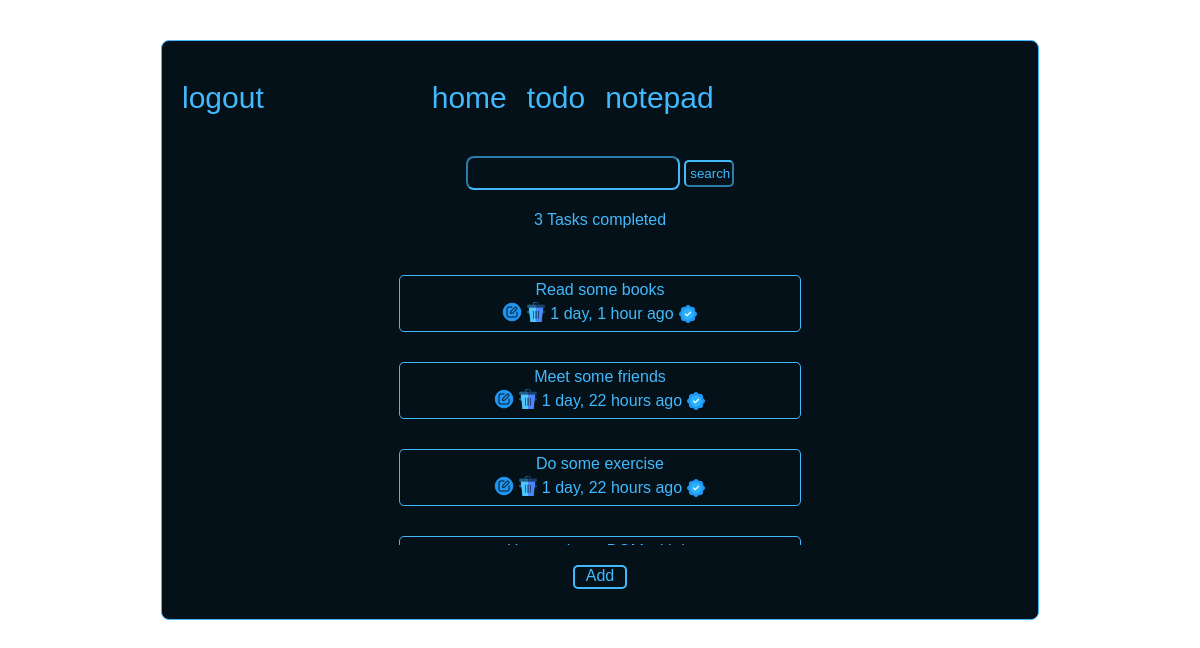
The page /todolist/ (signed in) on the database its author committed.
### base/models.py (models this page shows)
class Todo(models.Model):
    host = models.ForeignKey(User, on_delete=models.CASCADE)
    title = models.CharField(max_length=255)
    completed = models.BooleanField(default=False)
    created = models.DateTimeField(auto_now_add=True)
    updated = models.DateTimeField(auto_now=True)
    class Meta:ordering = ['-created', '-updated']
    def __str__(self): return self.title

### base/views.py (the view)
# urls.py: path('todolist/', Todolist.as_view(), name='todotasks'),
class Todolist(ListView, LoginRequiredMixin):
    model = Todo
    context_object_name = 'todos'
    def get_context_data(self, **kwargs):
        context = super().get_context_data(**kwargs)
        context['todos'] = context['todos'].filter(host=self.request.user)
        context['count'] = context['todos'].filter(completed=True).count()
        input_search = self.request.GET.get('q') if self.request.GET.get("q") != None else None
        if input_search:
            context['todos'] = context['todos'].filter(
                title__contains=input_search)
        context['input_search'] = input_search
        return context

### base/templates/base/todo_list.html
{% extends 'main.html' %}
{% block content %}
    <div class='container-content'>
        {% include 'navBar.html' %}
        {%include 'searchBar.html'%}
        <div class='indicate'>
        {% if count == 0 %}
            <p >No task completed</p>
        {%elif  count == 1 %}
             <p > {{count}} Task completed</p>
        {%else%}
            <p > {{count}} Tasks completed</p>
        {%endif%}
        </div>
        <div class="container-container">
            {% for todo in todos%}
                {% load static %}
                <div class='div-container'>
                    {{todo | capfirst}}
                    {% if request.user.is_authenticated%}
                    <div class="img-container">
                        <a href="{% url 'todoUpdate' todo.id%}"><img src="{% static 'images/edit (1).png'%}" id="img1"/></a>
                        <a href="{% url 'tododelete' todo.id%}"><img src="{% static 'images/trash.png'%}" id="img2"/></a>
                    {{todo.created | timesince}} ago
                    {%if todo.completed == True%}
                         <img src="{% static 'images/verify.png'%}" id="img3"/>
                        {%endif%}
                        </div>
                    {% endif %}
                </div>
            {%endfor%}
        </div>
            {% if request.user.is_authenticated%}
            <a href="{% url 'todoCreate'%}" id='add-button'>Add</a>
            {%endif%}
    </div>
{% endblock  %}

### static/styles/main.css (style rules this page uses)
body { margin:0px; background: white; color:#42B9FC; font-family: Verdana, Geneva, Tahoma, sans-serif; }
.container-content { width: 836px; height: 578px; border-style: solid; border-color: antiquewhite; margin-left: auto; margin-right:auto; margin-top:40px; border-width: 1px; background:#041118; border-radius: 8px; display: flex; flex-direction: column; flex-wrap: wrap; padding-left: 20px; padding-right:20px; border-color: #42B9FC; }
a { text-decoration:none; color: #42B9FC; }
#add-button { width: 50px; height:20px; border-style:solid; border-width:2px; margin-top:auto; margin-left:auto; margin-right:auto; text-align: center; cursor: pointer; margin-bottom: 30px; border-radius: 5px; }
.div-container { border: 1px solid #42B9FC; border-radius: 5px; margin-right:auto; margin-left:auto; padding-top:5px; text-align: center; margin-top:30px; width:400px; height:50px; display: flex; flex-direction: column; }
.container-container { overflow-y: scroll; margin-left: auto; margin-right: auto; width: 500px; height: 300px; }
.img-container { display: flex; flex-direction: row; gap:4px; align-items: center; justify-content: center; margin-top:3px; }
#img1,#img2 { width:20px; height: 20px; cursor: pointer; }
.indicate { margin-right: auto; margin-left: auto; margin-bottom: 0; }
#img3 { width:20px; height:20px; }

### rows shown on the page
Todo: title "Read some books", created "1 day, 1 hour", completed True (drawn)
Todo: title "Meet some friends", created "1 day, 22 hours", completed True (drawn)
Todo: title "Do some exercise", created "1 day, 22 hours", completed True (drawn)

### other values the page prints
{{ count }} "3"
